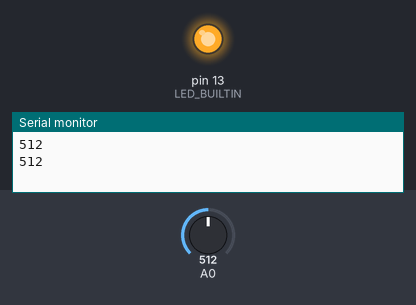
The sketch below on a simulated Arduino Uno, built with avr-gcc and run on an emulated ATmega328P. Shown: output pins drawn as LEDs (lit = HIGH), the last lines printed to the serial monitor. Inputs (shaded band) come from the test bench; at power-on: A0 = 512.

Above: at 1.8 s.
1.9 s: A0 set to 224
3.4 s: A0 set to 195
At 5.2 s:
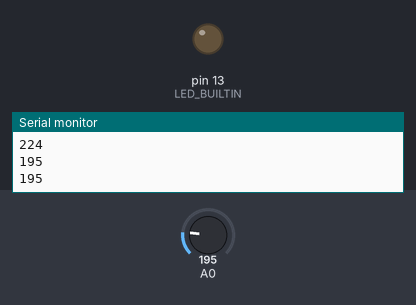
5.5 s: A0 set to 306
At 6.7 s:
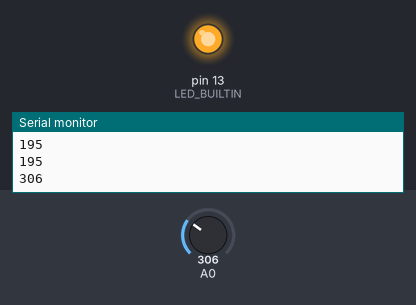
7.5 s: A0 set to 122
At 9.4 s:
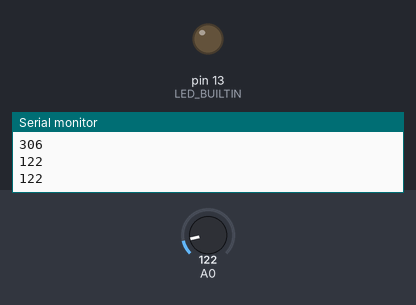
Timing chart, 0 to 10.5 s (numbered marks = the images above; inputs shaded):
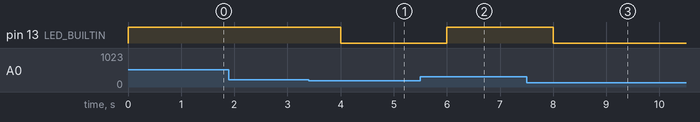

Measured:
- the behaviour switches between 206 and 205 on A0 (found by bisection; images 0 and 1)
- after the input at 3.4 s, pin 13 (LED_BUILTIN): HIGH → LOW after 0.60 s
- after the input at 5.5 s, pin 13 (LED_BUILTIN): LOW → HIGH after 0.50 s
- after the input at 7.5 s, pin 13 (LED_BUILTIN): HIGH → LOW after 0.50 s

The sketch:

4.1.ino
```cpp
void setup() {
    Serial.begin(9600);
    pinMode(LED_BUILTIN, OUTPUT);
}


void loop() {
  int ML=205;
  int moisture = analogRead(0);

  Serial.println(moisture);

  if(moisture > ML) {
      digitalWrite(LED_BUILTIN, HIGH);
  }
  else{
    digitalWrite(LED_BUILTIN, LOW);
  }
  delay(1000);
}
```
